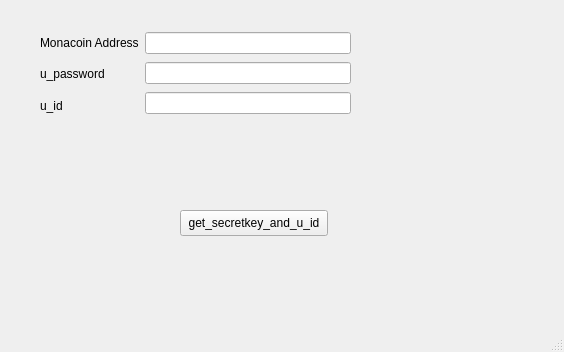
<?xml version="1.0" encoding="UTF-8"?>
<ui version="4.0">
 <class>Setting_window</class>
 <widget class="QMainWindow" name="Setting_window">
  <property name="geometry">
   <rect>
    <x>0</x>
    <y>0</y>
    <width>564</width>
    <height>352</height>
   </rect>
  </property>
  <property name="windowTitle">
   <string>MainWindow</string>
  </property>
  <widget class="QWidget" name="centralwidget">
   <widget class="QPushButton" name="pushButton">
    <property name="geometry">
     <rect>
      <x>180</x>
      <y>210</y>
      <width>148</width>
      <height>26</height>
     </rect>
    </property>
    <property name="text">
     <string>get_secretkey_and_u_id</string>
    </property>
   </widget>
   <widget class="QWidget" name="layoutWidget">
    <property name="geometry">
     <rect>
      <x>40</x>
      <y>30</y>
      <width>311</width>
      <height>88</height>
     </rect>
    </property>
    <layout class="QHBoxLayout" name="horizontalLayout_2">
     <item>
      <layout class="QVBoxLayout" name="verticalLayout_2">
       <item>
        <widget class="QLabel" name="label">
         <property name="text">
          <string>Monacoin Address</string>
         </property>
        </widget>
       </item>
       <item>
        <widget class="QLabel" name="label_2">
         <property name="text">
          <string>u_password</string>
         </property>
        </widget>
       </item>
       <item>
        <widget class="QLabel" name="label_3">
         <property name="text">
          <string>u_id</string>
         </property>
        </widget>
       </item>
      </layout>
     </item>
     <item>
      <layout class="QVBoxLayout" name="verticalLayout_3">
       <item>
        <widget class="QLineEdit" name="u_address"/>
       </item>
       <item>
        <widget class="QLineEdit" name="pass">
         <property name="echoMode">
          <enum>QLineEdit::Password</enum>
         </property>
        </widget>
       </item>
       <item>
        <widget class="QLineEdit" name="u_id">
         <property name="readOnly">
          <bool>true</bool>
         </property>
         <property name="clearButtonEnabled">
          <bool>false</bool>
         </property>
        </widget>
       </item>
      </layout>
     </item>
    </layout>
   </widget>
  </widget>
  <widget class="QMenuBar" name="menubar">
   <property name="geometry">
    <rect>
     <x>0</x>
     <y>0</y>
     <width>564</width>
     <height>19</height>
    </rect>
   </property>
  </widget>
  <widget class="QStatusBar" name="statusbar"/>
 </widget>
 <resources/>
 <connections/>
</ui>
